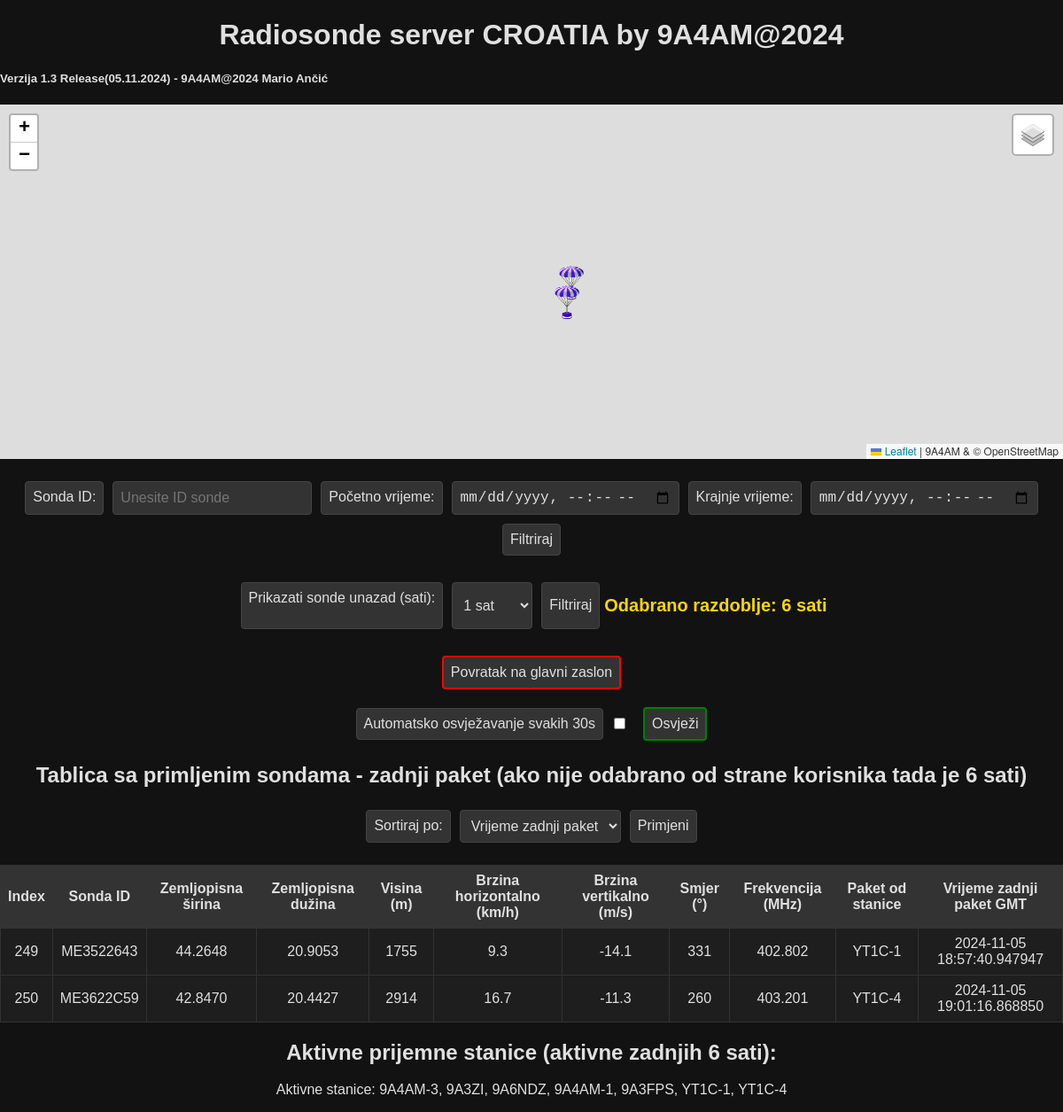
The app's page /sondes24 with its own data.
### Sonde server.py (models this page shows)
class APRSSonde(Base):
    __tablename__ = 'aprs_sonde'
    id = Column(Integer, primary_key=True)
    callsign = Column(String)
    latitude = Column(Float)
    longitude = Column(Float)
    altitude = Column(Integer)
    timestamp = Column(DateTime)
    climb = Column(Float)
    direction = Column(Integer)
    speed = Column(Float)
    last_RX = Column(String)
    frequency = Column(Float)

### Sonde server.py (the view)
@app.route('/sondes24')
def filter24():
    try:
        hours = request.args.get('hours', default=6, type=int)
        time_threshold = datetime.utcnow() - timedelta(hours=hours)
        results = session.query(APRSSonde).filter(APRSSonde.timestamp >= time_threshold).all()
        print(time_threshold)
        sondes = [
            {
                'callsign': row.callsign,
                'latitude': row.latitude,
                'longitude': row.longitude,
                'altitude': row.altitude,
                'timestamp': row.timestamp,
                'climb': row.climb,
                'speed': row.speed,
                'direction': row.direction,
                'last_RX': row.last_RX,
                'frequency': row.frequency
            }
            for row in results
        ]
        active_stations = []
        try:
            with open("active_stations.txt", "r") as file:
                for line in file:
                    parts = line.strip().split(',')
                    if len(parts) == 4:
                        callsign, latitude, longitude, timestamp_str = parts
                        active_stations.append({
                            'callsign': callsign,
                            'latitude': latitude,
                            'longitude': longitude,
                            'last_seen': timestamp_str
                        })
        except FileNotFoundError:
            flash("Datoteka s podacima o aktivnim stanicama nije pronađena.")
        return render_template(
            'filter.html',
            sondes=sondes,
            results=results,
            active_stations=active_stations,
            stations=json.dumps(active_stations),
            hours=hours
        )
    except Exception as e:
        print(f"Greška: {e}")
        flash("Došlo je do greške pri dohvaćanju podataka. Molimo pokušajte ponovo kasnije.")
        return render_template('error.html'), 500  # Prikaz stranice greške sa statusom 500

### templates/filter.html (shortened to what this page needs)
<!DOCTYPE html>
<html lang="en">
<head>
    <link rel="stylesheet" href="https://unpkg.com/leaflet/dist/leaflet.css" />
</head>
<body onload="initMap(); loadAutoRefreshState();">
    <h1>Radiosonde server CROATIA by 9A4AM@2024</h1>
<h5>Verzija 1.3 Release(05.11.2024) - 9A4AM@2024 Mario Ančić</h5>
    <div id="map"></div>
    <form method="get" onsubmit="event.preventDefault(); filterSondes();">
        <label for="callsign">Sonda ID:</label>
        <input type="text" id="callsign" name="callsign" placeholder="Unesite ID sonde">
        <label for="start_time">Početno vrijeme:</label>
        <input type="datetime-local" id="start_time" name="start_time">
        <label for="end_time">Krajnje vrijeme:</label>
        <input type="datetime-local" id="end_time" name="end_time">
        <button type="submit">Filtriraj</button>
    </form>
<form action="/sondes24" method="get">
    <label for="hours">Prikazati sonde unazad (sati):</label>
    <select name="hours" id="hours">
	    <option value="1" {% if hours == '1' %}selected{% endif %}>1 sat</option>
    </select>
    <button type="submit">Filtriraj</button>
	<p class="odabrano-razdoblje">Odabrano razdoblje: {{ hours }} sati</p>
</form>
	   <div style="text-align: center; margin-top: 20px;">
       <button style="display: inline-block; border: 2px solid red;" onclick="window.location.href='/index'">
       Povratak na glavni zaslon
       </button>
<div style="display: flex; justify-content: center; align-items: center; margin-top: 10px;">
    <label for="autoRefresh" style="margin-right: 8px;">Automatsko osvježavanje svakih 30s</label>
    <input type="checkbox" id="autoRefresh" onclick="toggleAutoRefresh()" style="margin-right: 15px;">
    <button onclick="window.location.reload();" style="display: inline-block; border: 2px solid green;">
        Osvježi
    </button>
</div>
    <h2>Tablica sa primljenim sondama - zadnji paket (ako nije odabrano od strane korisnika tada je 6 sati)</h2>
	<form method="GET" action="{{ url_for('filter_sondes') }}">
    <label for="sort_by">Sortiraj po:</label>
    <select name="sort_by" id="sort_by">
        <option value="timestamp">Vrijeme zadnji paket</option>
    </select>
    <button type="submit">Primjeni</button>
</form>
    <table>
        <thead>
            <tr>
                <th>Index</th>
                <th>Sonda ID</th>
                <th>Zemljopisna širina</th>
                <th>Zemljopisna dužina</th>
                <th>Visina (m)</th>
				<th>Brzina horizontalno (km/h)</th>
				<th>Brzina vertikalno (m/s)</th>
				<th>Smjer (°)</th>
				<th>Frekvencija (MHz)</th>
				<th>Paket od stanice</th>
                <th>Vrijeme zadnji paket GMT</th>
            </tr>
        </thead>
        <tbody>
            {% for row in results %}
            <tr>
                <td>{{ row.id }}</td>
                <td>{{ row.callsign }}</td>
                <td>{{ "%.4f" | format(row.latitude) }}</td>
                <td>{{ "%.4f" | format(row.longitude) }}</td>
                <td>{{ row.altitude | int }}</td>
                <td>{{ row.speed }}</td>
                <td>{{ row.climb }}</td>
                <td>{{ row.direction }}</td>
				<td>{{ row.frequency}}</td>
				<td>{{ row.last_RX}}</td>
                <td>{{ row.timestamp }}</td>
            </tr>
            {% endfor %}
        </tbody>
    </table>
    <h2>Aktivne prijemne stanice (aktivne zadnjih 6 sati): </h2>
    <p>
        {% if active_stations %}
            Aktivne stanice:
            {% for station in active_stations %}
                {{ station.callsign }}{% if not loop.last %}, {% endif %}
            {% endfor %}
        {% else %}
            Nema aktivnih stanica.
        {% endif %}
    </p>
</body>
</html>

### templates/filter.html (style rules this page uses)
body { background-color: #121212; color: #E0E0E0; font-family: Arial, sans-serif; margin: 0; padding: 0; }
h1, h2 { text-align: center; color: #E0E0E0; }
#map { height: 400px; width: 100%; margin-bottom: 20px; }
table { width: 100%; border-collapse: collapse; background-color: #1E1E1E; overflow-x: auto; }
th, td { border: 1px solid #333; padding: 8px; color: #E0E0E0; text-align: center; }
th { background-color: #333; }
form { display: flex; flex-wrap: wrap; justify-content: center; margin-bottom: 20px; }
label, input[type="text"], input[type="datetime-local"], select, button { background-color: #333; color: #E0E0E0; border: 1px solid #444; padding: 8px; margin: 5px; border-radius: 4px; font-size: 16px; }
button { cursor: pointer; }
.odabrano-razdoblje { font-size: 20px; color: #FFD700; font-weight: bold; }

### records on screen
APRSSonde: id "249", callsign "ME3522643", latitude "44.2648", longitude "20.9053", altitude "1755", speed "9.3", climb "-14.1", direction "331", frequency "402.802", last_RX "YT1C-1", timestamp "2024-11-05 18:57:40.947947"
APRSSonde: id "250", callsign "ME3622C59", latitude "42.8470", longitude "20.4427", altitude "2914", speed "16.7", climb "-11.3", direction "260", frequency "403.201", last_RX "YT1C-4", timestamp "2024-11-05 19:01:16.868850"

### other values on screen
{{ hours }} "6"
{{ station.callsign }} "9A4AM-3" "9A3ZI" "9A6NDZ" "9A4AM-1" "9A3FPS" "YT1C-1" "YT1C-4"
